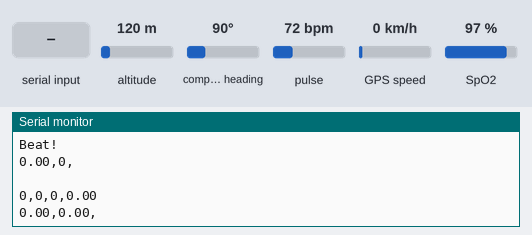
This sketch was run on a simulated ESP8266 (NodeMCU). Parts: the last lines printed to the serial monitor. The inputs (shaded band) are chosen by the test bench; at power-on: pulse 72 bpm, SpO2 97 %, altitude 120 m, compass heading 90°, GPS speed 0 km/h. WiFi joins after 1.5 s; servers stay silent unless stated; the GPS gets a fix after 3 s at 37.7749, -122.4194 with 8 satellites.

Above: at 1.2 s.
1.3 s: pulse set to 70 bpm
2.8 s: "90,45,200\n" received over the second serial link
4.3 s: SpO2 set to 80 %
At 4.4 s:
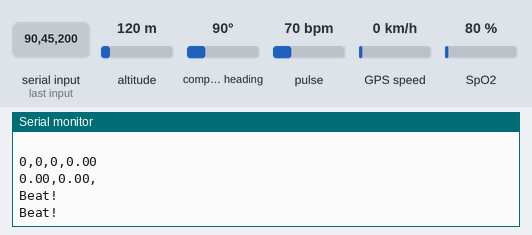
5.8 s: "30,150,10\n" received over the second serial link
7.3 s: pulse set to 42 bpm
At 8.2 s:
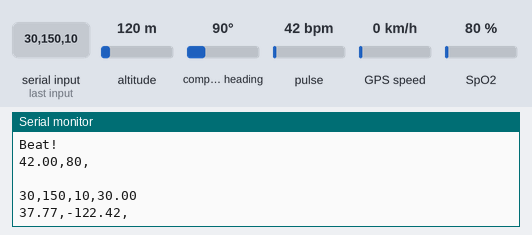
Timing chart, 0 to 9.8 s (numbered marks = the images above; inputs shaded):
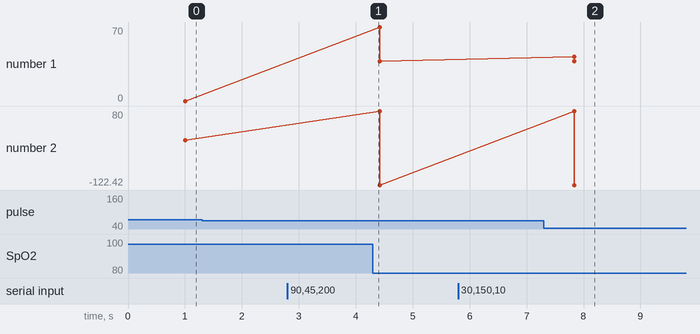

Measured:
- after the input at 7.3 s, the serial monitor: prints a new line after 0.54 s (image 2)

The sketch:

Node_MCU.ino
```cpp
#include <ESP8266WiFi.h>
#include <WiFiClient.h>
#include <ThingSpeak.h>

const char* ssid = "abcd";   // Your Network SSID
const char* password = "12345678";       // Your Network Password


WiFiClient client;

unsigned long myChannelNumber = 2611668; //Your Channel Number (Without Brackets)
const char * myWriteAPIKey = "M869556TKZ28PXFK"; //Your Write API Key


#include <TinyGPS++.h>
#include <SoftwareSerial.h>//Library used to create software serial port
                  // library used to enable i2c port

int Number_of_SATS;       // Variable used to store number of satellite
float latitude;         // variable to store latitude
float longitude;       // variable to store longitude
TinyGPSPlus gps;         // create oject gps to class TinyGPSPLUS
SoftwareSerial serial2(D7, D8);  // create software serial "serial2" tx pin of gps to pin11 and rx to pin 10

#include <Wire.h>
#include "MAX30100_PulseOximeter.h"

#define REPORTING_PERIOD_MS     1000

PulseOximeter pox;


    int sensorValue1;
    int sensorValue2;
    int sensorValue3;

 float sensorValue4;

uint32_t tsLastReport = 0;
        float heartBeat;
        int spo2;


void onBeatDetected()
{
    Serial.println("Beat!");
}

void setup(){

   Serial.begin(115200);
   serial2.begin(9600);
  WiFi.begin(ssid, password);
  ThingSpeak.begin(client);

   Serial.print("Initializing pulse oximeter..");


    if (!pox.begin()) {
        Serial.println("FAILED");
        for(;;);
    } else {
        Serial.println("SUCCESS");
    }

    pox.setOnBeatDetectedCallback(onBeatDetected);
 }


void loop(){

  getGPS();

   pox.update();

    if (millis() - tsLastReport > REPORTING_PERIOD_MS) {
getGPS();
        Serial.print(pox.getHeartRate());
      Serial.print(",");
        Serial.print(pox.getSpO2());
      Serial.println(",");
      Serial.println(" ");

     Serial.print(sensorValue1);
          Serial.print(",");
     Serial.print(sensorValue2);
           Serial.print(",");
      Serial.print(sensorValue3);
            Serial.print(",");
     Serial.println(sensorValue4);

           Serial.print(latitude);
            Serial.print(",");

                  Serial.print(longitude);
            Serial.println(",");

  ThingSpeak.writeField(myChannelNumber, 1,pox.getHeartRate(), myWriteAPIKey); //Update in ThingSpeak
  ThingSpeak.writeField(myChannelNumber, 2,pox.getSpO2(), myWriteAPIKey); //Update in ThingSpeak
    ThingSpeak.writeField(myChannelNumber, 3,sensorValue1, myWriteAPIKey); //Update in ThingSpeak
        ThingSpeak.writeField(myChannelNumber, 4,sensorValue2, myWriteAPIKey); //Update in ThingSpeak
            ThingSpeak.writeField(myChannelNumber, 5,sensorValue4, myWriteAPIKey); //Update in ThingSpeak
                ThingSpeak.writeField(myChannelNumber, 6,sensorValue3, myWriteAPIKey); //Update in ThingSpeak
                    ThingSpeak.writeField(myChannelNumber, 7,longitude, myWriteAPIKey); //Update in ThingSpeak
                        ThingSpeak.writeField(myChannelNumber, 8,latitude, myWriteAPIKey); //Update in


    tsLastReport = millis();

    }

 if ( serial2.available()) {
    String data = serial2.readStringUntil('\n');   // x data (2,0.5,37)
    int firstSeparatorIndex = data.indexOf(",");
    int secondSeparatorIndex = data.indexOf(",", firstSeparatorIndex + 1);
    int thirdindex =data.indexOf(",",secondSeparatorIndex +1);
    int fourthindex =data.indexOf(",",thirdindex + 1);


    sensorValue1 = data.substring(0, firstSeparatorIndex).toInt();
     sensorValue2 = data.substring(firstSeparatorIndex + 1, secondSeparatorIndex).toInt();
    sensorValue3 = data.substring(secondSeparatorIndex + 1,thirdindex).toInt();

  sensorValue4 = data.substring(thirdindex+1,fourthindex).toInt();


  }
}

void getGPS()                                                 // Get Latest GPS coordinates
{

  while (Serial.available() > 0)             //check for gps data available in serial port
  {
    gps.encode(Serial.read());
  }                 // encode the gps data into latitude and longitude

latitude =gps.location.lat(); //fe tch latitude and store
longitude =gps.location.lng(); // fetch longitude and store

}
```
